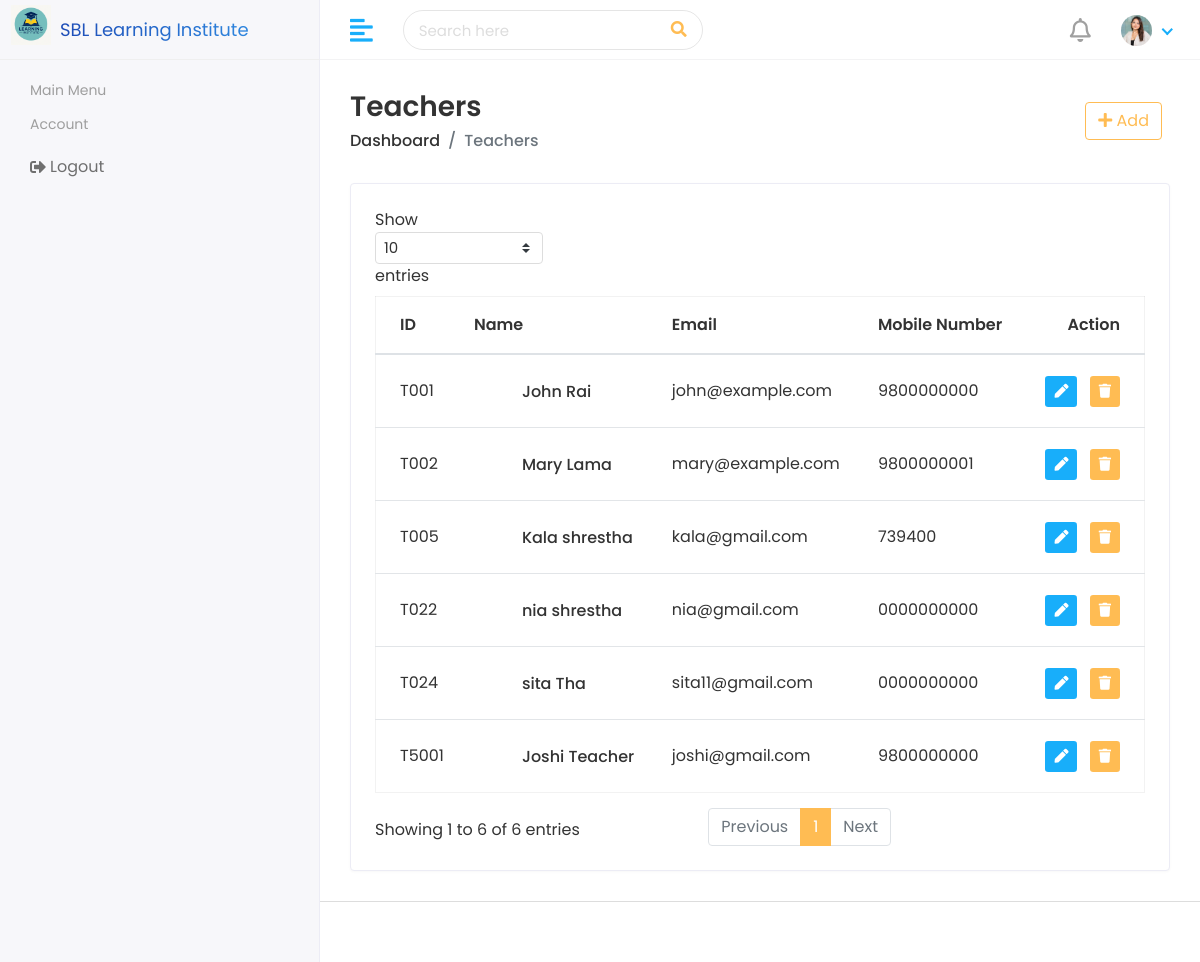
/teacher/, run on an earlier commit of the app's database.
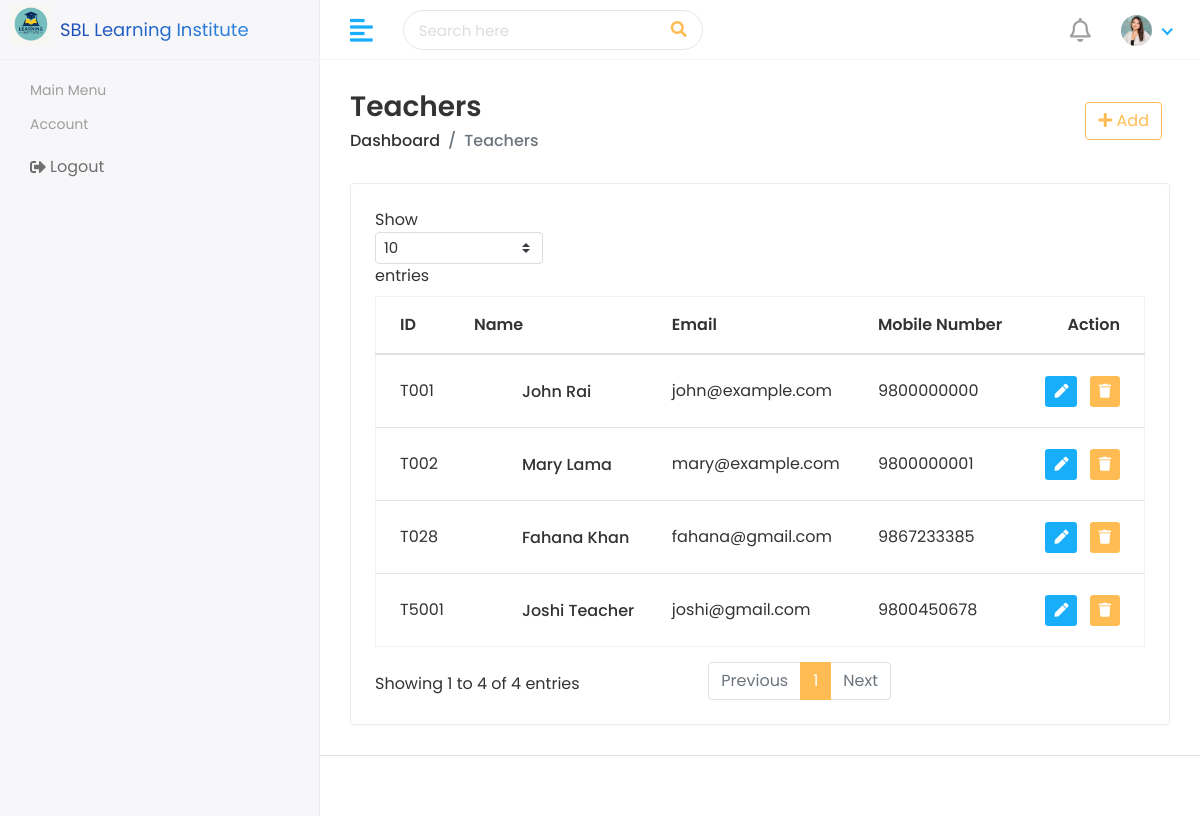
And on a later commit of the database.
### teacher/models.py (models this page shows, shortened)
class Teacher(models.Model):
    GENDER_CHOICES = [
        ('Male', 'Male'),
        ('Female', 'Female'),
        ('Others', 'Others'),
    ]
    user = models.OneToOneField(settings.AUTH_USER_MODEL, on_delete=models.CASCADE, null=True, blank=True,related_name='teacher_profile')
    first_name = models.CharField(max_length=100)
    last_name = models.CharField(max_length=100)
    teacher_id = models.CharField(max_length=50, unique=True)
    gender = models.CharField(max_length=10, choices=GENDER_CHOICES)
    date_of_birth = models.DateField(null=True, blank=True)
    qualification = models.CharField(max_length=150)
    experience = models.PositiveIntegerField(default=0)
    joining_date = models.DateField(null=True, blank=True)
    mobile_number = models.CharField(max_length=20)
    email = models.EmailField(max_length=100)
    teacher_image = models.ImageField(upload_to='teacher_images/', blank=True, null=True)
    slug = models.SlugField(unique=True, blank=True)

### teacher/views.py (the view)
# urls.py: path('', views.teacher_list, name='teacher_list'),
def teacher_list(request):
    teachers = Teacher.objects.all()
    return render(request, 'teachers/teachers.html', {'teacher_list': teachers})

### templates/teachers/teachers.html (shortened to what this page needs)
{% extends 'TMS/base.html' %}
{% load static %}
{% block content %}
<div class="page-wrapper">
  <div class="content container-fluid">
    <div class="page-header">
      <div class="row align-items-center">
        <div class="col">
          <h3 class="page-title">Teachers</h3>
          <ul class="breadcrumb">
            <li class="breadcrumb-item">
              <a href="{% url 'admin_dashboard' %}">Dashboard</a>
            </li>
            <li class="breadcrumb-item active">Teachers</li>
          </ul>
        </div>
        <div class="col-auto text-right float-right ml-auto">
          <a href="{% url 'add_teacher' %}" class="btn btn-outline-primary mr-2">
            <i class="fas fa-plus"></i> Add
          </a>
        </div>
      </div>
    </div>
    <div class="row">
      <div class="col-sm-12">
        <div class="card card-table">
          <div class="card-body">
            <div class="table-responsive">
              <table class="table table-hover table-center mb-0 datatable">
                <thead>
                  <tr>
                    <th>ID</th>
                    <th>Name</th>
                    <th>Email</th>
                    <th>Mobile Number</th>
                    <th class="text-right">Action</th>
                  </tr>
                </thead>
                <tbody>
                  {% for teacher in teacher_list %}
                  <tr>
                    <td>{{ teacher.teacher_id }}</td>
                    <td>
                      <h2 class="table-avatar">
                        <a href="{% url 'view_teacher' teacher.slug %}" class="avatar avatar-sm mr-2">
                        </a>
                        <a href="{% url 'view_teacher' teacher.slug %}">
                          {{ teacher.first_name }} {{ teacher.last_name }}
                        </a>
                      </h2>
                    </td>
                    <td>{{ teacher.email }}</td>
                    <td>{{ teacher.mobile_number }}</td>
                    <td class="text-right">
                      <div class="actions">
                        <a href="{% url 'edit_teacher' teacher.slug %}"
                           class="btn btn-sm bg-success-light mr-2">
                          <i class="fas fa-pen"></i>
                        </a>
                        <form action="{% url 'delete_teacher' teacher.slug %}"
                              method="post"
                              style="display:inline;">
                          <button type="submit"
                                  class="btn btn-sm bg-danger-light"
                                  onclick="return confirm('Are you sure you want to delete this teacher?');">
                            <i class="fas fa-trash"></i>
                          </button>
                        </form>
                      </div>
                    </td>
                  </tr>
                  {% endfor %}
                </tbody>
              </table>
            </div>
          </div>
        </div>
      </div>
    </div>
  </div>
  <footer></footer>
</div>
{% endblock %}

### templates/TMS/base.html (shortened to what this page needs)
{% load static %}
<!DOCTYPE html>
<html lang="en">
<head>
  <link rel="stylesheet" href="{% static 'assets/plugins/bootstrap/css/bootstrap.min.css' %}">
  <link rel="stylesheet" href="{% static 'assets/plugins/fontawesome/css/all.min.css' %}">
  <link rel="stylesheet" href="{% static 'assets/css/style.css' %}">
</head>
<body>
  <div class="main-wrapper">
    <div class="header">
      <div class="header-left d-flex align-items-center ps-3">
        <a href="{% url 'dashboard' %}" class="logo d-flex align-items-center text-decoration-none">
          <div style="width:60px;height:60px;">
            <img src="{% static 'assets/img/sbl1-logo.png' %}" alt="SBL Logo" style="width:70%;height:auto;">
          </div>
          <span class="ms-2 fw-semibold" style="font-size:18px;font-family:'Poppins',sans-serif;color:#2E3A59;">
            <span style="background:linear-gradient(90deg,#1E4DB7,#2E86DE);
                         background-clip:text;
                         -webkit-background-clip:text;
                         -webkit-text-fill-color:transparent;">
              SBL Learning Institute
            </span>
          </span>
        </a>
      </div>
      <a href="javascript:void(0);" id="toggle_btn" class="ms-3"><i class="fas fa-align-left"></i></a>
      <div class="top-nav-search">
        <form>
          <input type="text" class="form-control" placeholder="Search here">
          <button class="btn" type="submit"><i class="fas fa-search"></i></button>
        </form>
      </div>
      <ul class="nav user-menu">
        <li class="nav-item dropdown noti-dropdown">
          <a href="#" class="dropdown-toggle nav-link" data-bs-toggle="dropdown">
            <i class="far fa-bell"></i>
          </a>
        </li>
        <li class="nav-item dropdown has-arrow">
          <a href="#" class="dropdown-toggle nav-link" data-bs-toggle="dropdown">
            <span class="user-img">
              <img class="rounded-circle" src="{% static 'assets/img/profiles/avatar-01.jpg' %}" width="31">
            </span>
          </a>
        </li>
      </ul>
    </div>
    <div class="sidebar" id="sidebar">
      <div class="sidebar-inner slimscroll">
        <div id="sidebar-menu" class="sidebar-menu">
          <ul>
            <li class="menu-title"><span>Main Menu</span></li>
            <li class="menu-title"><span>Account</span></li>
            <li><a href="{% url 'logout' %}"><i class="fas fa-sign-out-alt"></i> Logout</a></li>
          </ul>
        </div>
      </div>
    </div>
    {% block content %}{% endblock %}
  </div>
</body>
</html>

What changed in the data, as far as the page shows it:
removed Teacher: teacher_id "T022", first_name "nia", last_name "shrestha", email "nia@gmail.com", mobile_number "0000000000"
removed Teacher: teacher_id "T024", first_name "sita", last_name "Tha", email "sita11@gmail.com", mobile_number "0000000000"
removed Teacher: teacher_id "T005", first_name "Kala", last_name "shrestha", email "kala@gmail.com", mobile_number "739400"
changed Teacher "Joshi": mobile_number "9800000000" → "9800450678"
added Teacher: teacher_id "T028", first_name "Fahana", last_name "Khan", email "fahana@gmail.com", mobile_number "9867233385"
Also different on the page:
text written by a page script: "Show entries Showing 1 to 6 of 6 entries Previous 1 Next" → "Show entries Showing 1 to 4 of 4 entries Previous 1 Next"
